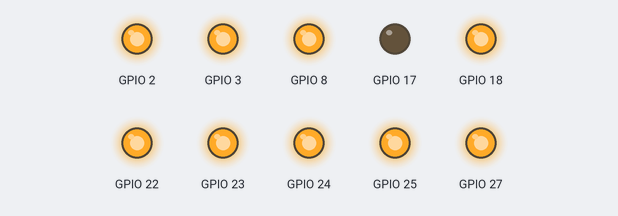
A program run on a simulated Raspberry Pi (BCM pin numbers). Parts: output pins drawn as LEDs (lit = HIGH). Parts the program declares active-low are drawn by pin level, so they are really on while drawn off; what the program prints to the terminal is not drawn.

Above: at 0.05 s.
At 0.75 s:
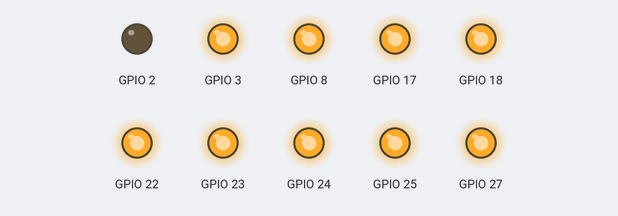
At 1.55 s:
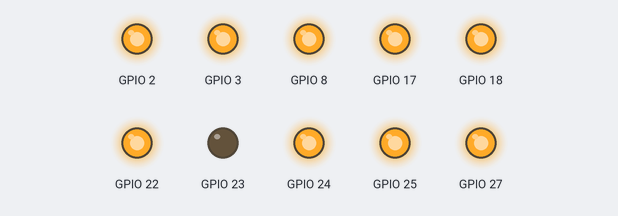
At 2.25 s:
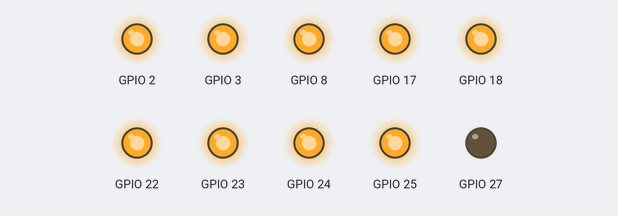
At 3.0 s:
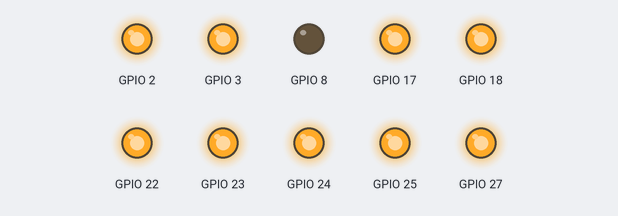
At 4.55 s:
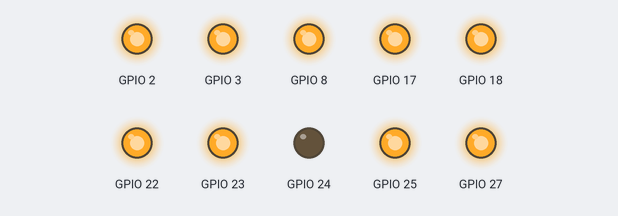
Timing chart, 0 to 4.8 s (numbered marks = the images above):
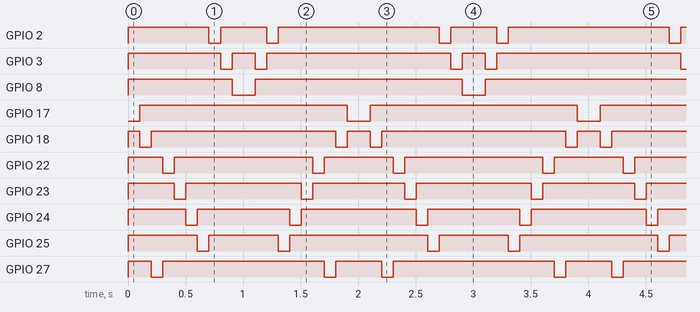

Measured:
- by itself, GPIO 2: repeats every 2.0 s: HIGH 0.40 s, LOW 0.10 s, HIGH 1.4 s, LOW 0.10 s
- by itself, GPIO 3: repeats every 2.0 s: HIGH 0.20 s, LOW 0.10 s, HIGH 1.6 s, LOW 0.10 s
- by itself, GPIO 8, GPIO 17: alternates HIGH for 1.8 s and LOW for 0.20 s
- by itself, GPIO 18: repeats every 2.0 s: HIGH 1.6 s, LOW 0.10 s, HIGH 0.20 s, LOW 0.10 s
- by itself, GPIO 22: repeats every 2.0 s: HIGH 1.2 s, LOW 0.10 s, HIGH 0.60 s, LOW 0.10 s
- by itself, GPIO 23: repeats every 2.0 s: HIGH 1.0 s, LOW 0.10 s, HIGH 0.80 s, LOW 0.10 s
- by itself, GPIO 24: repeats every 2.0 s: HIGH 0.80 s, LOW 0.10 s, HIGH 1.0 s, LOW 0.10 s
- by itself, GPIO 25: repeats every 2.0 s: HIGH 0.60 s, LOW 0.10 s, HIGH 1.2 s, LOW 0.10 s

The program:

LightWater2.py
```python
from gpiozero import LEDBoard
from time import sleep
from signal import pause

print('Program is starting..')

ledPins = ["J8:11", "J8:12", "J8:13", "J8:15",
           "J8:16", "J8:18", "J8:22", "J8:3", "J8:5", "J8:24"]

leds = LEDBoard(*ledPins, active_high=False)

while True:
    for index in range(0, len(ledPins), 1):
        leds.on(index)
        sleep(0.1)
        leds.off(index)

    for index in range(len(ledPins)-1, -1, -1):
        leds.on(index)
        sleep(0.1)
        leds.off(index)
```
